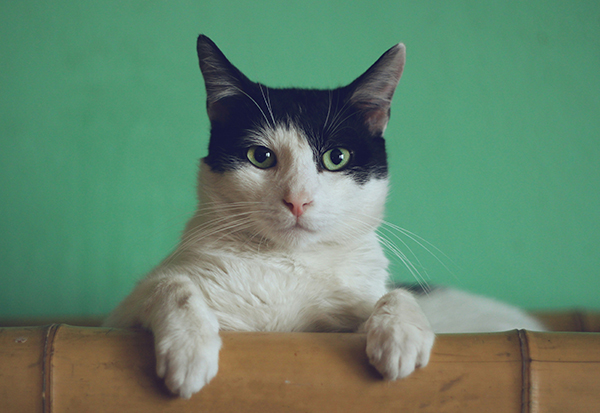
#> input picture images/Cat2.jpg, 600 x 413 px
$ python masking.py
#> lines starting #> are read from the running program, lines starting #| are printed output that depends on the picture; after the words box and inside, x2 and y2 are one past the last pixel; in counts of white or black regions, pixels touching at a corner belong together
import cv2 as cv
import numpy as np

img = cv.imread ('../images/Cat2.jpg')
#> img is the input picture: shape (413, 600, 3); mean B, G, R 108.4, 133.2, 99.7
cv.imshow('Cat', img)

# The mask must have the same shape as the original image.
blank = np.zeros (img.shape[:2], dtype='uint8')
# blank = np.zeros (300, 300, dtype='uint8') # Causes an error, wrong shape.
# cv.imshow('Blank', blank)

mask = cv.circle (blank, (img.shape[1] // 2 + 0, img.shape[0] // 2 - 45), 125, 255, -1)
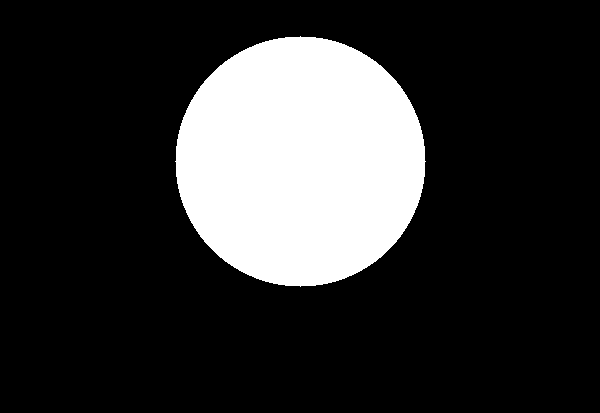
#> blank: shape (413, 600); 19.8% white; 1 white region, box (x1, y1, x2, y2) and area: (175, 36, 426, 287) 49077
cv.imshow('Mask', mask)

masked = cv.bitwise_and (img, img, mask=mask)
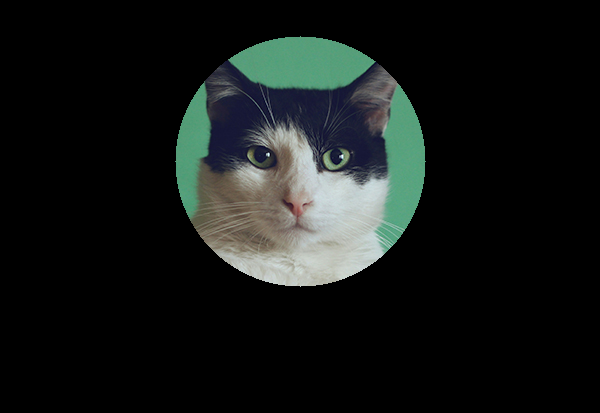
#> masked: shape (413, 600, 3); mean B, G, R 22.9, 24.4, 20.5
cv.imshow('Masked', masked)

cv.waitKey(0)
